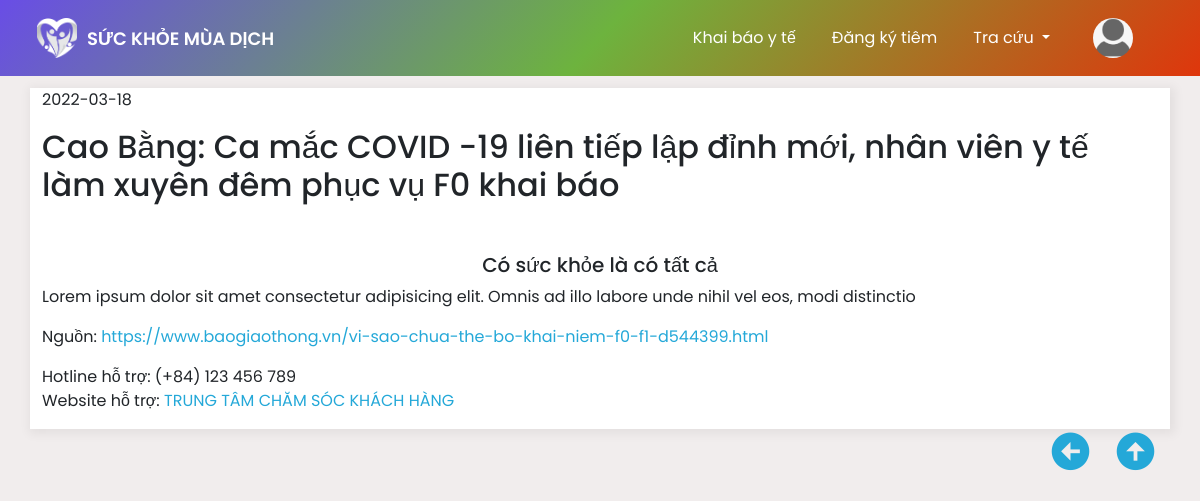
Screenshot of /?controller=post&acction=details&id=11 (signed in) with the database file from the repository.
### tables this page shows
CREATE TABLE `post` (
  `id` int(11) NOT NULL,
  `Title` varchar(200) NOT NULL,
  `img` varchar(200) NOT NULL,
  `paragraph` varchar(500) NOT NULL,
  `date` date NOT NULL
);

### Controllers/BaseController.php (called while the page is built, shortened)
<?php
    class BaseController{
        protected function view($viewpath , array $data=[]){
            require(self::VIEW_FODER_NAME.'/'.str_replace('.','/',$viewpath).'.php');
        }
    }

### Controllers/PostController.php (called while the page is built, shortened)
<?php
class PostController extends BaseController
{
    public function details()
    {
        $id = $_GET['id'];
        $condition = [
            'id' => $id
        ];
        $PostModel = new PostModel;
        $Title = $PostModel->findData(['*'], $condition);
        $ContenModel = new ContenModel;
        $oderby = [
            'column' => 'index_conten',
            'oder' => 'ASC'
        ];
        $content = $ContenModel->findDataOder(['*'], $oderby, $condition);
        $data = [$Title, $content];
        $this->view('details', $data);
    }
}

### index.php (called while the page is built, shortened)
<?php
require "./Core/Database.php";
require "./Controllers/BaseController.php";
require "./Models/BaseModel.php";
$acctionName = $_REQUEST['acction'] ?? 'index';
$controllerObject = new $controllerName;
$controllerObject-> $acctionName();

### Models/BaseModel.php (called while the page is built, shortened)
<?php
class BaseModel extends Database
{
    protected $connect;
    public function __construct()
    {
        $this->connect =  $this->connect();
    }
    public function  find($table,$select = ['*'] ,$condition = [],$limit= 200){
        $conditionset = [];
        foreach($condition as $key => $value){
            array_push($conditionset,"${key}"."= '".$value ."'");
        }
        $conditionsetString = implode(' AND ',$conditionset);
        $column = implode(',',$select);
        $sql = "SELECT ${column} FROM ${table} WHERE ${conditionsetString} LIMIT ${limit}";
        $query = $this->_query($sql);
        $data = [];
        While($row = mysqli_fetch_assoc($query)){
           array_push($data,$row);
        }
        return $data;
    }
    public function  findOder($table,$select = ['*'],$orderby = [] ,$condition = []){
        $conditionset = [];
        foreach($condition as $key => $value){
            array_push($conditionset,"${key}"."= '".$value ."'");
        }
        $conditionsetString = implode(' AND ',$conditionset);
        $column = implode(',',$select);
        $oderstring = implode(' ',$orderby);
        if($oderstring){
            $sql = "SELECT ${column} FROM ${table} WHERE ${conditionsetString} ORDER BY ${oderstring}";
        }else
            $sql = "SELECT ${column} FROM ${table} WHERE ${conditionsetString}";
        $query = $this->_query($sql);
        $data = [];
        While($row = mysqli_fetch_assoc($query)){
           array_push($data,$row);
        }
        return $data;
    }
    private function _query($sql){
         return mysqli_query($this->connect,$sql);
    }
}

### Core/Database.php (called while the page is built, shortened)
<?php
class Database{
    public function connect(){
        $this->connect  = mysqli_connect(self:: HOST,self::USERNAME,self::PASSWORD,self::DB_NAME);
        mysqli_set_charset($this->connect,"utf8");
        if(mysqli_connect_errno() ==0){
            return $this->connect;
        }
    }
}

### Models/PostModel.php (called while the page is built, shortened)
<?php
class PostModel extends BaseModel
{
    public function findData($select = ['*'] ,$condition = [],$limit= 500)
    {
        return $this->find(self::TABLE,$select,$condition,$limit= 500);
    }
}

### Views/details.php (the view, shortened to what this page needs)
<?php
require "./Views/header.php";
?>
<div class="container bg-white" style="box-shadow: 2px 2px 10px 3px rgba(0, 0, 0, 0.06);">
  <div class="row">
    <div class="col-md-12">
       <p><?php echo ($data[0][0]['date']); ?></p>
      <h2 class="mb-3 mt-3"><?php echo ($data[0][0]['Title']); ?></h2>
      <h5 class="d-flex justify-content-center mt-5">Có sức khỏe là có tất cả</h5>
      <div class="contact">
        <p>Lorem ipsum dolor sit amet consectetur adipisicing elit. Omnis ad illo labore unde nihil vel eos, modi distinctio</p>
        <p>
          Nguồn:
          <a href="https://www.baogiaothong.vn/vi-sao-chua-the-bo-khai-niem-f0-f1-d544399.html" class="contact-link" style="text-decoration: none; color:#24a8d8">https://www.baogiaothong.vn/vi-sao-chua-the-bo-khai-niem-f0-f1-d544399.html</a>
        </p>
        <div class="contact-sdt">Hotline hỗ trợ: (+84) 123 456 789</div>
        <p>
          Website hỗ trợ:
          <a href="#" class="contact-link" style="text-decoration: none; color:#24a8d8">TRUNG TÂM CHĂM SÓC KHÁCH HÀNG</a>
        </p>
      </div>
    </div>
  </div>
</div>
<div class="container mb-5">
  <div class="arrow" style="display: flex; justify-content: end;">
    <a style="text-decoration: none; margin-right: 20px;" href="/BTL_NHOM10/">
      <i class="bx bxs-left-arrow-circle" style="font-size: 45px; color:#24a8d8"></i>
    </a>
    <a style="text-decoration: none;" href="#">
      <i class="bx bxs-up-arrow-circle" style="font-size: 45px; color:#24a8d8"></i>
    </a>
  </div>
</div>
<?php
require "./Views/footer.php";
?>

### Views/css/style.css (style rules this page uses)
* { padding: 0; margin: 0; box-sizing: border-box; font-family: 'Poppins', sans-serif; }
body { height: 100vh; background-color: rgb(241, 237, 237) !important; }
.row:first-child { margin-top: 5.5rem; }

### rows the page displays
post: date "2022-03-18", Title "Cao Bằng: Ca mắc COVID -19 liên tiếp lập đỉnh mới, nhân viên y tế làm xuyên đêm phục vụ F0 khai báo"
